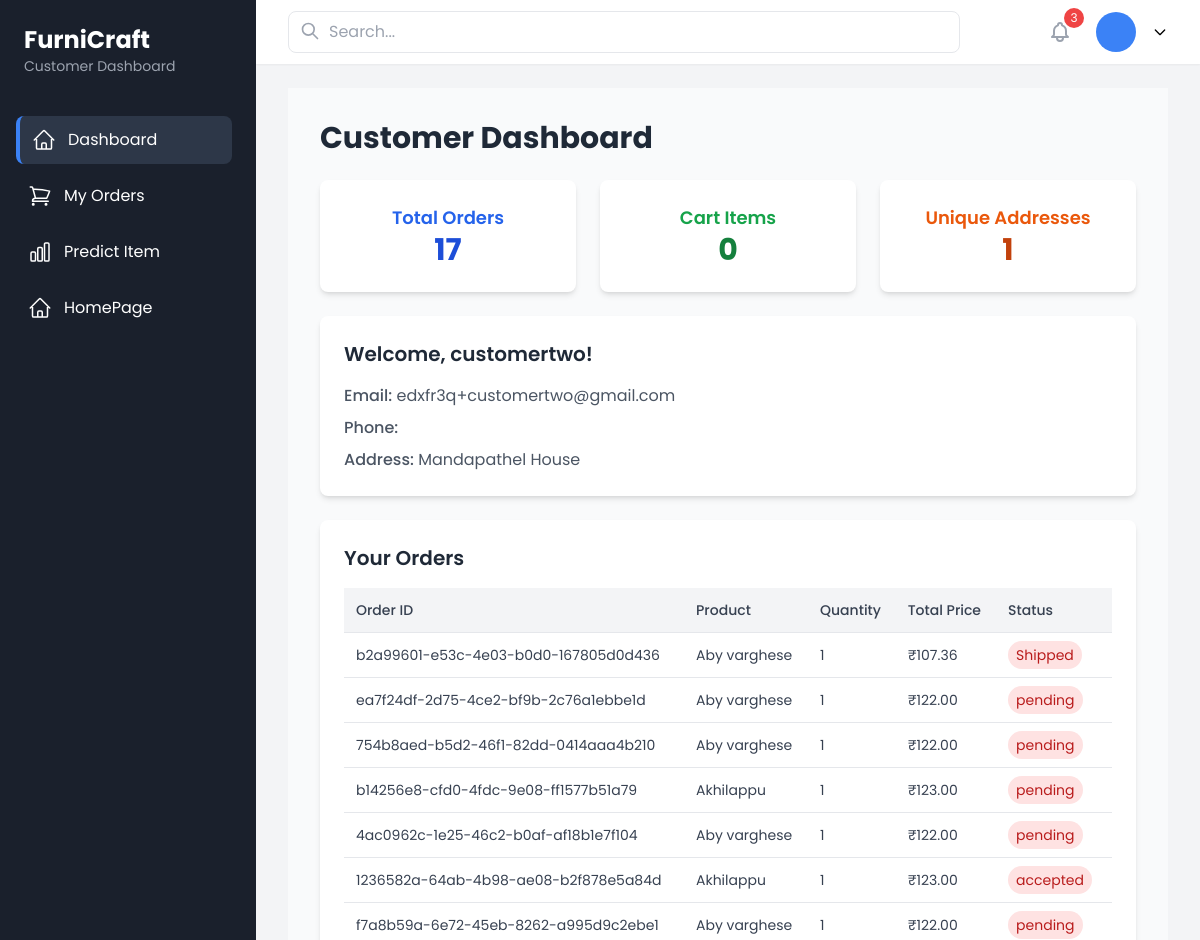
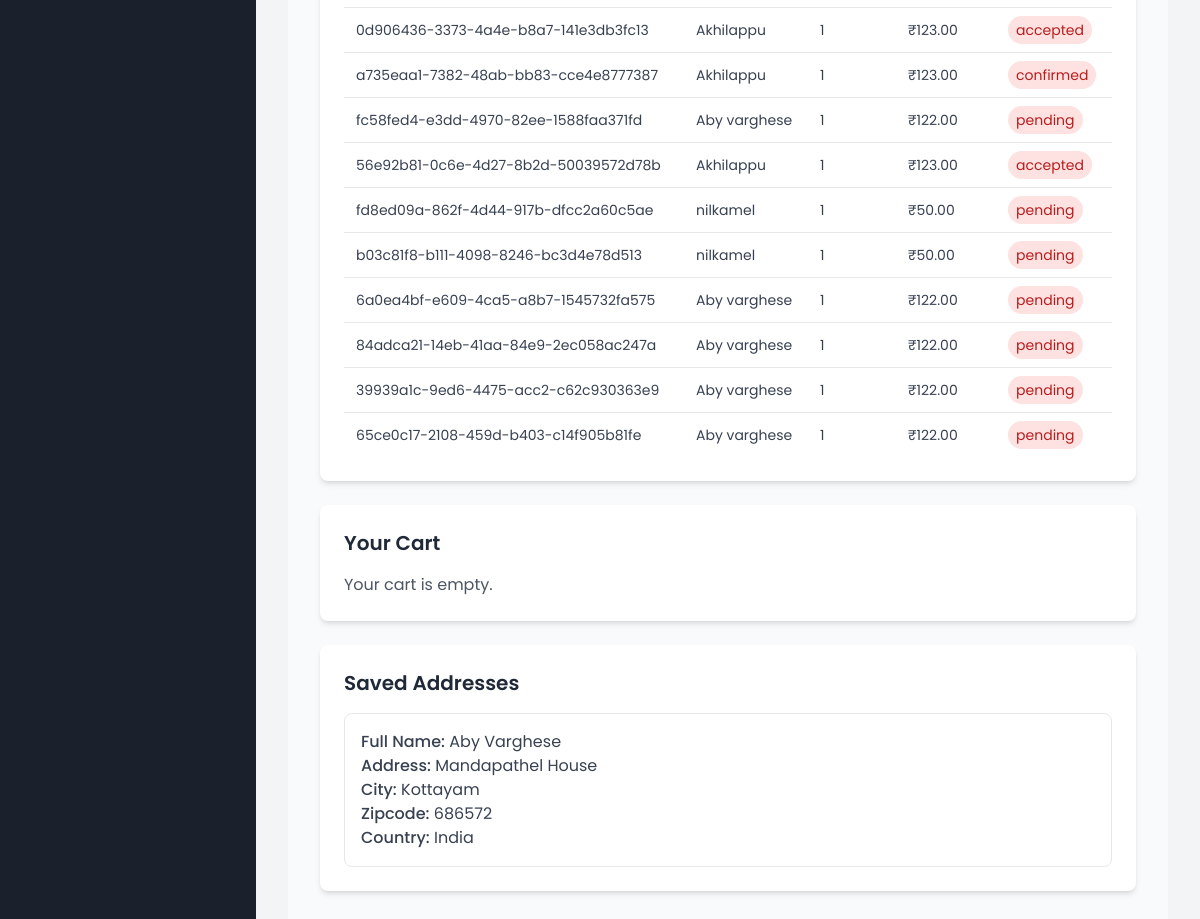
The app's page /customer-dashboard/ (signed in) with its own data (2 pictures, top to bottom).
### authentication/models.py (models this page shows, shortened)
class Customer(models.Model):
    user = models.OneToOneField(CustomUser, on_delete=models.CASCADE, primary_key=True)
    address = models.TextField()
    phone_number = models.CharField(max_length=15)

class CustomUser(AbstractUser):
    ROLE_CHOICES = [
        ("admin", "Admin"),
        ("customer", "Customer"),
        ("seller", "Seller"),
        ("delivery_guy", "Delivery Guy"),
    ]
    role = models.CharField(max_length=20, choices=ROLE_CHOICES, default="customer")
    groups = models.ManyToManyField(Group, related_name="customuser_groups", blank=True)
    user_permissions = models.ManyToManyField(Permission, related_name="customuser_permissions", blank=True)

class Order(models.Model):
    STATUS_CHOICES = [
        ("pending", "Pending"),
        ("confirmed", "Confirmed"),
        ("accepted", "Accepted"),
        ("shipped", "Shipped"),
        ("delivered", "Delivered"),
        ("failed", "Failed"),
        ("cancelled", "Cancelled"),
        ("returned", "Returned"),
    ]
    PAYMENT_METHODS = [
        ("cod", "Cash on Delivery"),
    ]
    order_id = models.UUIDField(default=uuid.uuid4, unique=True, editable=False)
    customer = models.ForeignKey(Customer, on_delete=models.CASCADE, related_name="orders")
    product = models.ForeignKey(Product, on_delete=models.CASCADE, related_name="orders")
    seller = models.ForeignKey(Seller, on_delete=models.CASCADE, related_name="orders_seller")
    quantity = models.PositiveIntegerField(default=1)
    total_price = models.DecimalField(max_digits=10, decimal_places=2)
    status = models.CharField(max_length=20, choices=STATUS_CHOICES, default="pending")
    payment_method = models.CharField(max_length=10, choices=PAYMENT_METHODS, default="cod")
    ordered_at = models.DateTimeField(auto_now_add=True)
    discount_applied = models.DecimalField(max_digits=10, decimal_places=2, default=0.00)
    delivery_address = models.ForeignKey(DeliveryAddress, on_delete=models.SET_NULL, null=True, blank=True)  # ✅ Added this field

class Product(models.Model):
    name = models.CharField(max_length=255)
    category = models.ForeignKey(Category, on_delete=models.CASCADE, related_name="products")
    created_by = models.ForeignKey(Seller, on_delete=models.CASCADE)
    description = models.TextField()
    price = models.DecimalField(max_digits=10, decimal_places=2)
    image = models.ImageField(upload_to="products/")
    is_approved = models.BooleanField(default=False)
    stock = models.PositiveIntegerField(default=0)

class DeliveryAddress(models.Model):
    user = models.ForeignKey(CustomUser, on_delete=models.CASCADE, related_name="addresses")  # Linked to user
    full_name = models.CharField(max_length=255)
    address = models.CharField(max_length=500)
    city = models.CharField(max_length=100)
    zipcode = models.CharField(max_length=10)
    country = models.CharField(max_length=100)

### authentication/views.py (the view)
# urls.py: path('customer-dashboard/', customer_dashboard, name='customer_dashboard'),
@user_passes_test(is_customer)
def customer_dashboard(request):
    user = request.user
    if not hasattr(user, "customer"):
        messages.error(request, "Only customers can access this page.")
        return redirect("home")
    customer = user.customer
    orders = Order.objects.filter(customer=customer).order_by("-ordered_at")
    cart_items = Cart.objects.filter(user=customer)
    unique_addresses = {addr.address: addr for addr in DeliveryAddress.objects.filter(user=user)}.values()
    total_orders = orders.count()
    total_cart_items = cart_items.count()
    total_unique_addresses = len(unique_addresses)
    context = {
        "customer": customer,
        "orders": orders,
        "cart_items": cart_items,
        "addresses": unique_addresses,
        "total_orders": total_orders,
        "total_cart_items": total_cart_items,
        "total_unique_addresses": total_unique_addresses,
    }
    return render(request, "customer_dashboard.html", context)

### authentication/context_processors.py (called while the page is built)
def base_template_processor(request):
    base_template = None
    if request.user.is_authenticated:
        user_role = request.user.role
        base_templates = {
            "admin": "base/admin_base.html",
            "customer": "base/customer_base.html",
            "seller": "base/seller_base.html",
            "delivery_guy": "base/delivery_base.html",
        }
        base_template = base_templates.get(user_role, base_template)
    return {"base_template": base_template}

### authentication/views.py (called while the page is built)
def is_customer(user):
    return user.role in ['customer']

### templates/customer_dashboard.html
{% extends base_template %}
{% block content %}
<div class="bg-gray-50 min-h-screen p-8">
    <div class="max-w-7xl mx-auto">
        <h1 class="text-3xl font-bold text-gray-800 mb-6">Customer Dashboard</h1>
        <div class="grid grid-cols-1 sm:grid-cols-3 gap-6 mb-6">
            <div class="bg-white p-6 rounded-lg shadow-md flex flex-col items-center hover:shadow-lg transition-shadow">
                <h3 class="text-lg font-semibold text-blue-600">Total Orders</h3>
                <p class="text-3xl font-bold text-blue-700">{{ total_orders }}</p>
            </div>
            <div class="bg-white p-6 rounded-lg shadow-md flex flex-col items-center hover:shadow-lg transition-shadow">
                <h3 class="text-lg font-semibold text-green-600">Cart Items</h3>
                <p class="text-3xl font-bold text-green-700">{{ total_cart_items }}</p>
            </div>
            <div class="bg-white p-6 rounded-lg shadow-md flex flex-col items-center hover:shadow-lg transition-shadow">
                <h3 class="text-lg font-semibold text-orange-600">Unique Addresses</h3>
                <p class="text-3xl font-bold text-orange-700">{{ total_unique_addresses }}</p>
            </div>
        </div>
        <div class="bg-white p-6 rounded-lg shadow-md mb-6 hover:shadow-lg transition-shadow">
            <h2 class="text-xl font-semibold text-gray-800 mb-4">Welcome, {{ customer.user.username }}!</h2>
            <div class="space-y-2 text-gray-600">
                <p><span class="font-medium">Email:</span> {{ customer.user.email }}</p>
                <p><span class="font-medium">Phone:</span> {{ customer.phone_number }}</p>
                <p><span class="font-medium">Address:</span> {{ customer.address }}</p>
            </div>
        </div>
        <div class="bg-white p-6 rounded-lg shadow-md mb-6 hover:shadow-lg transition-shadow">
            <h2 class="text-xl font-semibold text-gray-800 mb-4">Your Orders</h2>
            {% if orders %}
            <div class="overflow-x-auto">
                <table class="w-full border-collapse">
                    <thead>
                        <tr class="bg-gray-100">
                            <th class="p-3 text-left text-sm font-medium text-gray-700">Order ID</th>
                            <th class="p-3 text-left text-sm font-medium text-gray-700">Product</th>
                            <th class="p-3 text-left text-sm font-medium text-gray-700">Quantity</th>
                            <th class="p-3 text-left text-sm font-medium text-gray-700">Total Price</th>
                            <th class="p-3 text-left text-sm font-medium text-gray-700">Status</th>
                        </tr>
                    </thead>
                    <tbody>
                        {% for order in orders %}
                        <tr class="border-t hover:bg-gray-50 transition-colors">
                            <td class="p-3 text-sm text-gray-700">{{ order.order_id }}</td>
                            <td class="p-3 text-sm text-gray-700">{{ order.product.name }}</td>
                            <td class="p-3 text-sm text-gray-700">{{ order.quantity }}</td>
                            <td class="p-3 text-sm text-gray-700">₹{{ order.total_price }}</td>
                            <td class="p-3 text-sm text-gray-700">
                                <span class="px-2 py-1 rounded-full
                                    {% if order.status == 'Delivered' %}bg-green-100 text-green-700
                                    {% elif order.status == 'Pending' %}bg-yellow-100 text-yellow-700
                                    {% else %}bg-red-100 text-red-700{% endif %}">{{ order.status }}
                                </span>
                            </td>
                        </tr>
                        {% endfor %}
                    </tbody>
                </table>
            </div>
            {% else %}
            <p class="text-gray-600">No orders placed yet.</p>
            {% endif %}
        </div>
        <div class="bg-white p-6 rounded-lg shadow-md mb-6 hover:shadow-lg transition-shadow">
            <h2 class="text-xl font-semibold text-gray-800 mb-4">Your Cart</h2>
            {% if cart_items %}
            <div class="overflow-x-auto">
                <table class="w-full border-collapse">
                    <thead>
                        <tr class="bg-gray-100">
                            <th class="p-3 text-left text-sm font-medium text-gray-700">Product</th>
                            <th class="p-3 text-left text-sm font-medium text-gray-700">Quantity</th>
                            <th class="p-3 text-left text-sm font-medium text-gray-700">Price</th>
                        </tr>
                    </thead>
                    <tbody>
                        {% for item in cart_items %}
                        <tr class="border-t hover:bg-gray-50 transition-colors">
                            <td class="p-3 text-sm text-gray-700">{{ item.product.name }}</td>
                            <td class="p-3 text-sm text-gray-700">{{ item.quantity }}</td>
                            <td class="p-3 text-sm text-gray-700">₹{{ item.product.price }}</td>
                        </tr>
                        {% endfor %}
                    </tbody>
                </table>
            </div>
            {% else %}
            <p class="text-gray-600">Your cart is empty.</p>
            {% endif %}
        </div>
        <div class="bg-white p-6 rounded-lg shadow-md hover:shadow-lg transition-shadow">
            <h2 class="text-xl font-semibold text-gray-800 mb-4">Saved Addresses</h2>
            {% if addresses %}
            <ul class="space-y-3">
                {% for address in addresses %}
                <li class="p-4 border border-gray-200 rounded-lg hover:shadow-md transition-shadow">
                    <p class="text-gray-700"><span class="font-medium">Full Name:</span> {{ address.full_name }}</p>
                    <p class="text-gray-700"><span class="font-medium">Address:</span> {{ address.address }}</p>
                    <p class="text-gray-700"><span class="font-medium">City:</span> {{ address.city }}</p>
                    <p class="text-gray-700"><span class="font-medium">Zipcode:</span> {{ address.zipcode }}</p>
                    <p class="text-gray-700"><span class="font-medium">Country:</span> {{ address.country }}</p>
                </li>
                {% endfor %}
            </ul>
            {% else %}
            <p class="text-gray-600">No saved addresses.</p>
            {% endif %}
        </div>
    </div>
</div>
{% endblock %}

### templates/base/customer_base.html (style rules this page uses)
* { font-family: 'Poppins', sans-serif; }

### records on screen
Customer: user.username "customertwo", user.email "edxfr3q+customertwo@gmail.com", address "Mandapathel House"
Order: order_id "b2a99601-e53c-4e03-b0d0-167805d0d436", product.name "Aby varghese", quantity "1", total_price "107.36", status "Shipped"
Order: order_id "ea7f24df-2d75-4ce2-bf9b-2c76a1ebbe1d", product.name "Aby varghese", quantity "1", total_price "122.00", status "pending"
Order: order_id "754b8aed-b5d2-46f1-82dd-0414aaa4b210", product.name "Aby varghese", quantity "1", total_price "122.00", status "pending"
Order: order_id "b14256e8-cfd0-4fdc-9e08-ff1577b51a79", product.name "Akhilappu", quantity "1", total_price "123.00", status "pending"
Order: order_id "4ac0962c-1e25-46c2-b0af-af18b1e7f104", product.name "Aby varghese", quantity "1", total_price "122.00", status "pending"
Order: order_id "1236582a-64ab-4b98-ae08-b2f878e5a84d", product.name "Akhilappu", quantity "1", total_price "123.00", status "accepted"
Order: order_id "f7a8b59a-6e72-45eb-8262-a995d9c2ebe1", product.name "Aby varghese", quantity "1", total_price "122.00", status "pending"
Order: order_id "0d906436-3373-4a4e-b8a7-141e3db3fc13", product.name "Akhilappu", quantity "1", total_price "123.00", status "accepted"
Order: order_id "a735eaa1-7382-48ab-bb83-cce4e8777387", product.name "Akhilappu", quantity "1", total_price "123.00", status "confirmed"
Order: order_id "fc58fed4-e3dd-4970-82ee-1588faa371fd", product.name "Aby varghese", quantity "1", total_price "122.00", status "pending"
Order: order_id "56e92b81-0c6e-4d27-8b2d-50039572d78b", product.name "Akhilappu", quantity "1", total_price "123.00", status "accepted"
Order: order_id "fd8ed09a-862f-4d44-917b-dfcc2a60c5ae", product.name "nilkamel", quantity "1", total_price "50.00", status "pending"
Order: order_id "b03c81f8-b111-4098-8246-bc3d4e78d513", product.name "nilkamel", quantity "1", total_price "50.00", status "pending"
Order: order_id "6a0ea4bf-e609-4ca5-a8b7-1545732fa575", product.name "Aby varghese", quantity "1", total_price "122.00", status "pending"
Order: order_id "84adca21-14eb-41aa-84e9-2ec058ac247a", product.name "Aby varghese", quantity "1", total_price "122.00", status "pending"
Order: order_id "39939a1c-9ed6-4475-acc2-c62c930363e9", product.name "Aby varghese", quantity "1", total_price "122.00", status "pending"
Order: order_id "65ce0c17-2108-459d-b403-c14f905b81fe", product.name "Aby varghese", quantity "1", total_price "122.00", status "pending"
DeliveryAddress: full_name "Aby Varghese", address "Mandapathel House", city "Kottayam", zipcode "686572", country "India"

### other values on screen
{{ total_orders }} "17"
{{ total_cart_items }} "0"
{{ total_unique_addresses }} "1"
